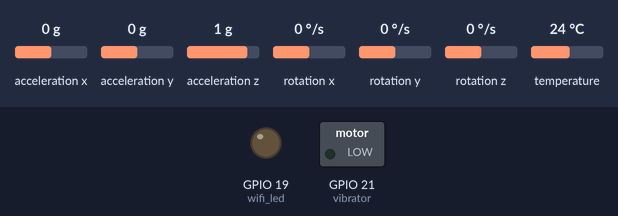
A program run on a simulated ESP32 board running MicroPython. On the bench: switched loads named in the program (green lamp = pin HIGH), output pins drawn as LEDs (lit = HIGH). The test bench sets the inputs (shaded band); at power-on: acceleration x 0 g, acceleration y 0 g, acceleration z 1 g, rotation x 0 °/s, rotation y 0 °/s, rotation z 0 °/s, temperature 24 °C. WiFi joins after 1.5 s; the clock reads 2024-03-15 10:24:30 at power-on unless the program sets it; no MQTT or app messages arrive unless stated; threads take turns every 2 ms; library files of the repository ran but are not shown: mpu6050.py; what the program prints to the serial console is not drawn.

Above: at 0.6 s.
At 2.4 s:
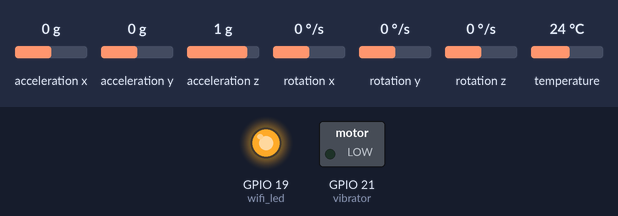
Timing chart, 0 to 3.9 s (numbered marks = the images above):
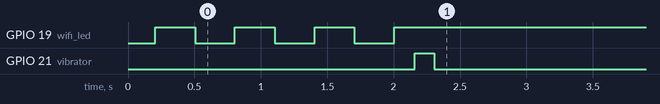

Measured:
- by itself, GPIO 21 (vibrator): LOW → HIGH at 2.2 s, → LOW 0.15 s later

The program:

run.py
```python
# from ADHD_model_lite import MyModel
import gc
import time
import machine
from mpu6050 import MPU6050
from umqtt_simple import MQTTClient
import _thread
import json
import network
import micropython
from vibrator import VIBRATOR
from kalman import KALMAN

# machine.freq(240000000)
machine.freq(80000000)

def fill_fifo():
    processed_data = process_data(mpu1.get_data(True), mpu2.get_data(True))

    # Need it after collect data complete
    # if len(fifo) >= FIFO_SIZE:
    #     tmp = fifo.pop(0)
    #     del tmp
    #     gc.collect()
    # fifo.append(processed_data)

    rawData.append(processed_data)
    del processed_data
    gc.collect()
    # fifo.append(processed_data1)


def mpu_fifo_data():
    fill_fifo()

    # if counter[0] >= 32:
    #     fill_fifo()
    #     counter_1 = 1
    # else:
    #     counter_1 = counter[0] + 1
    # counter.append(counter_1)
    # counter_0 = counter.pop(0)
    # del counter_0
    # gc.collect()


def process_data(mpudata1, mpudata2):
    mpu_data_list = []

    ax1 = ax1_filter.get_A(mpudata1.get('accelX'))
    ay1 = ay1_filter.get_A(mpudata1.get('accelY'))
    az1 = az1_filter.get_A(mpudata1.get('accelZ'))

    gx1 = gx1_filter.get_G(mpudata1.get('gyroX'))
    gy1 = gy1_filter.get_G(mpudata1.get('gyroY'))
    gz1 = gz1_filter.get_G(mpudata1.get('gyroZ'))

    ax2 = ax2_filter.get_A(mpudata2.get('accelX'))
    ay2 = ay2_filter.get_A(mpudata2.get('accelY'))
    az2 = az2_filter.get_A(mpudata2.get('accelZ'))

    gx2 = gx2_filter.get_G(mpudata2.get('gyroX'))
    gy2 = gy2_filter.get_G(mpudata2.get('gyroY'))
    gz2 = gz2_filter.get_G(mpudata2.get('gyroZ'))

    seconds = time.time()

    mpu_data_list = [seconds, ax1, ay1, az1, ax2, ay2, az2, gx1, gy1, gz1, gx2, gy2, gz2]

    # print('KALMAN Filter:', mpu_data_list)

    return mpu_data_list

#WiFi连接函数
def wifi_connect():
    print('Start WIFI Module')
    wlan=network.WLAN(network.STA_IF)#STA模式
    wlan.active(False)#先进行wlan的清除
    wlan.active(True)#再激活 - !注意 這裡可能斷電重啟,激活wlan模塊需要穩定電壓
    start_time=time.time()#记录时间做超时判断

    if not wlan.isconnected():
        print("connecting to network…")
        wlan.connect(ssid,password)#输入WiFi账号和密码
        while not wlan.isconnected():
            wifi_led.value(1)
            time.sleep_ms(300)
            wifi_led.value(0)
            time.sleep_ms(300)
            #超时判断，30s未连接成功判定为超时
            if time.time()-start_time>30:
                print("WiFi Connect TimeOut!")
                break

    if wlan.isconnected():
        wifi_led.value(1)
        print("network information:",wlan.ifconfig())
        return True


#数据采集及主题发布函数
def publish_readSensorData(client, clientID):

    while True:
        # 周期数据采集
        global deviceGetTime, rawData
        if flagUploadData == True:
            #设置周期采集数据 单位s
            time.sleep(deviceGetTime)
            mpu_fifo_data()
            # 发布主题，主题内容为获取到的传感器的数据
            # print(len(rawData))
            if len(rawData) >= MQTT_SIZE:
                print('Publishing Sensor Data...')
                mqtt_msg = json.dumps(rawData)
                client.publish(topic='AD7', msg=mqtt_msg, qos=0, retain=False)
                del mqtt_msg
                del rawData
                # print('Writing Sensor Data into SD Card...')
                gc.collect()
                rawData = []
        else:
            time.sleep(2)
            print('当前网络异常，停止上传数据')


# 主题订阅处理函数
def sub_cb(topic, msg):
    #print(topic, msg)
    # 申明全局变量
    global deviceGetTime
    if topic.decode("utf-8") == "EditTime" :
        #data = json.loads(msg)
        print ("data['deviceGetTime']: ", json.loads(msg)['deviceGetTime'])
        deviceGetTime = json.loads(msg)['deviceGetTime']


#主处理函数
def main():

    # 看門狗
    wdt = machine.WDT(timeout=10000)
    wdt.feed()

    if wifi_connect():
        #申明全局变量
        global mqttHost,mqttPort,keepalive,flagUploadData,flagThread,clientID,userName,userPassword,deviceGetTime
        flagUploadData = True
        clientID = "202308242357838"
        deviceGetTime = 0.01 # 初始化设备采样周期

        client = MQTTClient(clientID, mqttHost, mqttPort, userName, userPassword, keepalive)  # 建立一个MQTT客户端
        #client.set_callback(sub_cb)  # 设置回调函数
        client.connect()  # 建立连接
        #client.subscribe(b"EditTime")  # 订阅EditTime主题
        print('ALL Plugin memory:')
        micropython.mem_info()


        ax1_filter.__int__()
        ay1_filter.__int__()
        az1_filter.__int__()
        gx1_filter.__int__()
        gy1_filter.__int__()
        gz1_filter.__int__()

        ax2_filter.__int__()
        ay2_filter.__int__()
        az2_filter.__int__()
        gx2_filter.__int__()
        gy2_filter.__int__()
        gz2_filter.__int__()


        if flagThread == True:
            vibrator.start([0.15])
            print('Start collecting data')
            _thread.start_new_thread(publish_readSensorData, (client,clientID))# 开启线程发布主题及内容
            flagThread=False

        while True:
            wdt.feed()
            # client.check_msg()
            time.sleep(0.05)

            # if len(fifo) < FIFO_SIZE:
            #     continue
            # else:
            #     # 开始运行模型
            #     model = MyModel(fifo)
            #     model.run_model()
            #     print('--- Model Start ---')
            #     # print('DATA:')
            #     # print(fifo)
            #     del model
            #     time.sleep(0.5)
            #     gc.collect()
            #     print('--- Model End ----')


if __name__ == '__main__':
    if machine.reset_cause() == machine.DEEPSLEEP_RESET:
        machine.deepsleep(0x7FFFFFFF)
    print('_________Start program_________')
    print(time.localtime())


    """    全局配置开始    """
    # 數據採集參數
    fifo = []
    rawData = []
    counter = [1]
    FIFO_SIZE = 30
    MQTT_SIZE = 60
    # sd卡
    # sd = machine.SDCard(slot=1, width=4, freq=40_000_000)
    # 全局配置WiFi连接参数
    ssid = 'IoT'
    password = 'eduhk+IoT+2018'
    # ssid = 'top'
    # password = 'lzj61271056'
    # 全局配置mqtt连接参数
    mqttHost = "broker.emqx.io" # MQTT代理服务器地址 这里使用公用的MQTT服务器做测试
    # mqttHost = "broker.mqttdashboard.com"
    # mqttHost = "test.mosquitto.org"
    mqttPort = 1883 #端口
    keepalive = 60 #保活时间 单位s
    clientID = 1
    userName ="lumen" #客户端的用户名
    userPassword = 'pwd123456' #客户端用户密码
    flagThread=True #设置一个标志位 默认设备上电只开启一个线程，设备断网重连后不开启新的线程
    flagUploadData = False #设置一个标志位 判断是否断网 决定是否上传数据
    deviceGetTime = 10 #设备周期采集时间

    # 卡爾曼濾波器
    ax1_filter = KALMAN()
    ay1_filter = KALMAN()
    az1_filter = KALMAN()
    gx1_filter = KALMAN()
    gy1_filter = KALMAN()
    gz1_filter = KALMAN()

    ax2_filter = KALMAN()
    ay2_filter = KALMAN()
    az2_filter = KALMAN()
    gx2_filter = KALMAN()
    gy2_filter = KALMAN()
    gz2_filter = KALMAN()

    # 创建WiFi连接指示LED对象
    wifi_led = machine.Pin(19, machine.Pin.OUT, value=0)
    # 创建震動控制
    vibrator = VIBRATOR(machine.Pin(21, machine.Pin.OUT, value=0))

    # 初始化两个传感器
    iic = machine.SoftI2C(scl=machine.Pin(17), sda=machine.Pin(16), freq=400000)
    mpu1 = MPU6050(iic, 104)
    mpu2 = MPU6050(iic, 105)
    """    全局配置结尾    """


    # 初始化定时器，每 10ms 进入中断线程采集数据
    # timer_collecting = machine.Timer(0)
    # timer_collecting.init(period=10, callback=lambda t:mpu_fifo_data())

    print('fifo loading')
    print(mpu1, mpu2)
    # print('SD Card:', sd_card.check(sd))

    main()
```

vibrator.py
```python
import time
import _thread


class VIBRATOR:
    is_working = False

    def __init__(self, pin):
        self.pin = pin
        pin.off()

    def _this_thread(self, mode):
        for i in range(0, len(mode)):
            if i % 2 == 0:
                self.pin.on()
            else:
                self.pin.off()
            time.sleep(mode[i])
        self.pin.off()
        self.is_working = False

    def start(self, mode):
        if not self.is_working:
            self.is_working = True
            try:
                _thread.start_new_thread(self._this_thread, (mode,))
            except:
                print('无法开启线程')
```

kalman.py
```python
class KALMAN:
    Q = 0.00001  # 噪声的协方差，也可以理解为两个时刻之间噪声的偏差
    R = 0.01  # 状态的协方差，可以理解为两个时刻之间状态的偏差
    p_k_k1 = 1  # 上一时刻状态协方差
    kg = 0  # 卡尔曼增益
    p_k1_k1 = 1
    x_k_k1 = 0  # 上一时刻状态值
    kalman_adc_old = 0  # 上一次的卡尔曼滤波的到的最优估计值

    def __int__(self):
        self.Q = 0.00001  # 噪声的协方差，也可以理解为两个时刻之间噪声的偏差
        self.R = 0.01  # 状态的协方差，可以理解为两个时刻之间状态的偏差
        self.p_k_k1 = 1  # 上一时刻状态协方差
        self.kg = 0  # 卡尔曼增益
        self.p_k1_k1 = 1
        self.x_k_k1 = 0  # 上一时刻状态值
        self.kalman_adc_old = 0  # 上一次的卡尔曼滤波的到的最优估计值

    def get_A(self, adc_value):
        z_k = adc_value  # 测量值

        if abs(self.kalman_adc_old - adc_value) >= 20:  # 上一状态值与此刻测量值差距过大，进行简单的一阶滤波，0618黄金比例可以随意定哦
            x_k1_k1 = adc_value * 0.1 + self.kalman_adc_old * 0.9
        else:  # 差距不大直接使用
            x_k1_k1 = self.kalman_adc_old

        self.x_k_k1 = x_k1_k1  # 测量值
        self.p_k_k1 = self.p_k1_k1 + self.Q  # 公式二
        self.kg = self.p_k_k1 / (self.p_k_k1 + self.R)  # 公式三

        kalman_adc = self.x_k_k1 + self.kg * (z_k - self.kalman_adc_old)  # 计算最优估计值
        self.p_k1_k1 = (1 - self.kg) * self.p_k_k1  # 公式五
        self.p_k_k1 = self.p_k1_k1  # 更新状态协方差

        self.kalman_adc_old = kalman_adc
        return kalman_adc

    def get_G(self, adc_value):
        # global kalman_adc_old  # 定义两个全局变量，可以在程序中直接改变其中的值
        # global p_k1_k1, x_k_k1, adc_old_value, p_k_k1, kg
        z_k = adc_value  # 测量值

        if abs(self.kalman_adc_old - adc_value) >= 200:  # 上一状态值与此刻测量值差距过大，进行简单的一阶滤波，0618黄金比例可以随意定哦
            x_k1_k1 = adc_value * 0.1 + self.kalman_adc_old * 0.9
        else:  # 差距不大直接使用
            x_k1_k1 = self.kalman_adc_old

        self.x_k_k1 = x_k1_k1  # 测量值
        self.p_k_k1 = self.p_k1_k1 + self.Q  # 公式二
        self.kg = self.p_k_k1 / (self.p_k_k1 + self.R)  # 公式三

        kalman_adc = self.x_k_k1 + self.kg * (z_k - self.kalman_adc_old)  # 计算最优估计值
        self.p_k1_k1 = (1 - self.kg) * self.p_k_k1  # 公式五
        self.p_k_k1 = self.p_k1_k1  # 更新状态协方差

        self.kalman_adc_old = kalman_adc
        return kalman_adc
```
